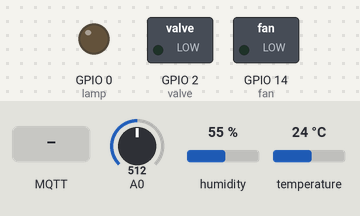
Bench run of a sketch on a simulated ESP8266 (NodeMCU). On the bench: switched loads named in the sketch (green lamp = pin HIGH), output pins drawn as LEDs (lit = HIGH). The inputs (shaded band) are chosen by the test bench; at power-on: A0 = 512, humidity 55 %, temperature 24 °C. WiFi joins after 1.5 s; servers stay silent unless stated; no MQTT or app messages arrive unless stated; pins used as bus, display or sensor lines are not drawn; what the sketch prints to the serial monitor is not drawn.

Above: at 2.7 s.
2.8 s: MQTT message "on" arrives on the second subscribed topic
At 3.8 s:
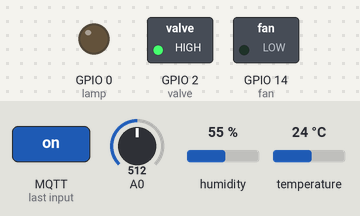
6.5 s: MQTT message "on" arrives on the third subscribed topic
At 7.0 s:
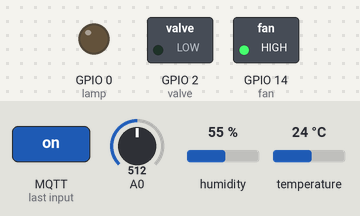
8.0 s: MQTT message "on" arrives on the second subscribed topic
At 8.8 s:
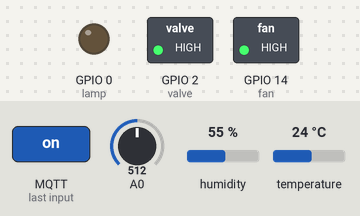
Timing chart, 0 to 11.6 s (numbered marks = the images above; inputs shaded):
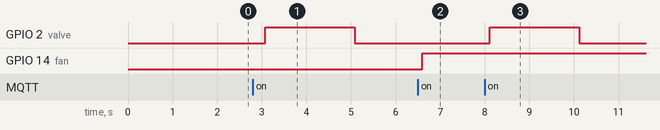

Measured:
- after the input at 2.8 s, GPIO 2 (valve): LOW → HIGH after 0.28 s, → LOW 2.0 s later
- after the input at 6.5 s, GPIO 14 (fan): LOW → HIGH after 0.10 s
- after the input at 8.0 s, GPIO 2 (valve): LOW → HIGH after 0.12 s, → LOW 2.0 s later

The sketch:

Nodo2.ino
```cpp
#include <ESP8266WiFi.h>
#include <PubSubClient.h>
#include <ESP8266mDNS.h>
#include <WiFiUdp.h>
#include <ArduinoOTA.h>
//#include <DHT.h>
#include "DHTesp.h"
DHTesp dht;
// MQTT broker IP Address
const char* mqtt_server = "192.168.88.150";
// 4051 S0 - GPIO 16 = D0 on ESP-12E NodeMCU board
const int s0 = 16;
// 4051 S1 - GPIO 5 = D1 on ESP-12E NodeMCU board
const int s1 = 5;
// DHT Sensor - GPIO 4 = D2 on ESP-12E NodeMCU board
const int DHTPin = 4;
// Lamp - GPIO 0 = D3 on ESP-12E NodeMCU board
const int lamp = 0;
// Valve - GPIO 2 = D4 on ESP-12E NodeMCU board
const int valve = 2;
// Fan - GPIO 14 = D5 on ESP-12E NodeMCU board
const int fan = 14;

// Timers auxiliar variables
long now = millis();
long lastMeasure = 0;

// Credenciales para conectarse a la Red Wifi
const char* ssid = "Cristian Ruiz";
const char* password = "Xalcuadrado";

//#define DHTTYPE DHT11   // DHT 11
//DHT dht(DHTPin, DHTTYPE);
WiFiClient espClient;
PubSubClient client(espClient);
void setup_wifi() {
  delay(10);
  Serial.println();
  Serial.print("Connecting to ");
  Serial.println(ssid);
  WiFi.begin(ssid, password);
  while (WiFi.status() != WL_CONNECTED) {
    delay(500);
    Serial.print(".");
  }
  // Port defaults to 8266
  // ArduinoOTA.setPort(8266);

  // Hostname defaults to esp8266-[ChipID]
  // ArduinoOTA.setHostname("myesp8266");

  // No authentication by default
  // ArduinoOTA.setPassword("admin");

  // Password can be set with it's md5 value as well
  // MD5(admin) = 21232f297a57a5a743894a0e4a801fc3
  // ArduinoOTA.setPasswordHash("21232f297a57a5a743894a0e4a801fc3");

  ArduinoOTA.onStart([]() {
    String type;
    if (ArduinoOTA.getCommand() == U_FLASH) {
      type = "sketch";
    } else { // U_FS
      type = "filesystem";
    }

    // NOTE: if updating FS this would be the place to unmount FS using FS.end()
    Serial.println("Start updating " + type);
  });
  ArduinoOTA.onEnd([]() {
    Serial.println("\nEnd");
  });
  ArduinoOTA.onProgress([](unsigned int progress, unsigned int total) {
    Serial.printf("Progress: %u%%\r", (progress / (total / 100)));
  });
  ArduinoOTA.onError([](ota_error_t error) {
    Serial.printf("Error[%u]: ", error);
    if (error == OTA_AUTH_ERROR) {
      Serial.println("Auth Failed");
    } else if (error == OTA_BEGIN_ERROR) {
      Serial.println("Begin Failed");
    } else if (error == OTA_CONNECT_ERROR) {
      Serial.println("Connect Failed");
    } else if (error == OTA_RECEIVE_ERROR) {
      Serial.println("Receive Failed");
    } else if (error == OTA_END_ERROR) {
      Serial.println("End Failed");
    }
  });
  ArduinoOTA.begin();
  Serial.println("");
  Serial.print("WiFi connected - ESP IP address: ");
  Serial.println(WiFi.localIP());
}
void callback(String topic, byte* message, unsigned int length) {
  Serial.print("Ha llegado un mensaje del topic: ");
  Serial.print(topic);
  Serial.print(". Mensaje: ");
  String messageTemp;
  for (int i = 0; i < length; i++) {
    Serial.print((char)message[i]);
    messageTemp += (char)message[i];
  }
  Serial.println();
  // Enciende o apaga la lámpara, si el topic es level2/lamp
  if(topic=="level2/lamp"){
      int lampState = 0;
      Serial.print("Cambiando Lampara a: ");
      if(messageTemp == "on"){
        digitalWrite(lamp, HIGH);
        Serial.print("On");
        lampState = 1;
      }
      else if(messageTemp == "off"){
        digitalWrite(lamp, LOW);
        Serial.print("Off");
      }
      char messageActuators[1]="";
      char* formato="%i";
      sprintf(messageActuators, formato, lampState);
      client.publish("level2/actuators/lamp", messageActuators);
  }

  // Enciende o apaga los ventiladores, si el topic es level2/fan
  if(topic=="level2/fan"){
      Serial.print("Cambiando Ventiladores a: ");
      int fanState = 0;
      if(messageTemp == "on"){
        digitalWrite(fan, HIGH);
        Serial.print("On");
        fanState = 1;
      }
      else if(messageTemp == "off"){
        digitalWrite(fan, LOW);
        Serial.print("Off");
      }
      char messageActuators[1]="";
      char* formato="%i";
      sprintf(messageActuators, formato, fanState);
      client.publish("level2/actuators/fans", messageActuators);
  }
  // Enciende o apaga la electroválvula, si el topic es level2/valve
  if(topic=="level2/valve"){
      Serial.print("Cambiando Electrovalvula a: ");
      int valveState = 0;
      if(messageTemp == "on"){
        digitalWrite(valve, HIGH);
        Serial.print("On");
        valveState = 1;
        char messageActuators[1]="";
        char* formato="%i";
        sprintf(messageActuators, formato, valveState);
        client.publish("level2/actuators/valve", messageActuators);
        delay(2000);
        digitalWrite(valve, LOW);
        char message[3]="";
        client.publish("level2/autoOffValve", message);
      }
      else if(messageTemp == "off"){
        digitalWrite(valve, LOW);
        Serial.print("Off");
        char messageActuators[1]="";
        char* formato="%i";
        sprintf(messageActuators, formato, valveState);
        client.publish("level2/actuators/valve", messageActuators);
      }
  }
  Serial.println();
}

// Esta función reconecta el ESP8266 a el MQTT broker
void reconnect() {
  // Loop until we're reconnected
  while (!client.connected()) {
    Serial.print("Attempting MQTT connection...");
    // Intentando conectar
    if (client.connect("ESP82661234")) {
      Serial.println("connected");
      // Subscribe o resubscribe a un topic
      client.subscribe("level2/lamp");
      client.subscribe("level2/valve");
      client.subscribe("level2/fan");
    } else {
      //Imprime el codigo de error de la conexión
      Serial.print("failed, rc=");
      Serial.print(client.state());
      Serial.println(" try again in 5 seconds");
      // Espera 5s antes de volver a intentar
      delay(5000);
    }
  }
}

// Configura ESP GPIOs en Salidas y Entradas según corresponda.
// Inicia la comunicación serial en un baud rate de 115200
// Llama a la función para establecer la comunicación WiFi, configura el MQTT Broker.
// Configura el callback para las subscripciones y mensajes que llegan a traves de los topics subscritos
void setup() {
  pinMode(s0, OUTPUT);
  pinMode(s1, OUTPUT);
  pinMode(lamp, OUTPUT);digitalWrite(lamp, LOW);
  pinMode(valve, OUTPUT);digitalWrite(valve, LOW);
  pinMode(fan, OUTPUT);digitalWrite(fan, LOW);
  //dht.begin();
  dht.setup(DHTPin, DHTesp::DHT11);
  Serial.begin(115200);
  setup_wifi();
  client.setServer(mqtt_server, 1883);
  client.setCallback(callback);
}

void loop() {
  ArduinoOTA.handle();
  if (!client.connected())
    reconnect();
  if(!client.loop())
    client.connect("ESP8266123");
  now = millis();
  // Publica las lecturas de los sensores cada 30s.
  if (now - lastMeasure > 1000) {
    lastMeasure = now;
    //Se establece s0 y s1 en LOW para obtener la entrada Y0 - Sensor FC28-1
    digitalWrite(s0, LOW);
    digitalWrite(s1, LOW);
    float fc28_1 = (float)analogRead(0);
    //Espera 250 ms para realizar una siguiente lectura
    delay(250);
    //Se establece s0 en HIGH y s1 en LOW para obtener la entrada Y1 - Sensor FC28-2
    digitalWrite(s0, HIGH);
    digitalWrite(s1, LOW);
    float fc28_2 = (float)analogRead(0);
    //Espera 250 ms para realizar una siguiente lectura
    delay(250);
    //Se establece s0 en LOW y s1 en HIGH para obtener la entrada Y2 - Sensor LDR
    digitalWrite(s0, LOW);
    digitalWrite(s1, HIGH);
    float ldr = (float)analogRead(0);
    // El sensor podría tardar mas de dos segundos en leer los valores
    //float h = dht.readHumidity();
    // Lee la temperatura en grados Celsios
    //float t = dht.readTemperature();
    int success = 0;
    char message[50]="";
    while(success==0){
      dht.setup(DHTPin, DHTesp::DHT11);
      delay(dht.getMinimumSamplingPeriod());
      float h = dht.getHumidity();
      float t = dht.getTemperature();
      if (isnan(h) || isnan(t)) {
        Serial.println("Error en el sensor DHT!");
        t = -1.0f;
        h = -1.0f;
      }else{
        success=1;
         // Computa los valores leidos del sensor DHT
        float hic = dht.computeHeatIndex(t, h, false);
        static char temperatureTemp[7];
        dtostrf(hic, 6, 2, temperatureTemp);
        static char humidityTemp[7];
        dtostrf(h, 6, 2, humidityTemp);
        char* formato="%.2f;%.2f;%.2f;%.2f;%.2f";
        sprintf(message, formato, hic, h, ldr, fc28_1, fc28_2);
      }

    }
    client.publish("level2/sensors", message);
    Serial.println(message);
  }
}
```
